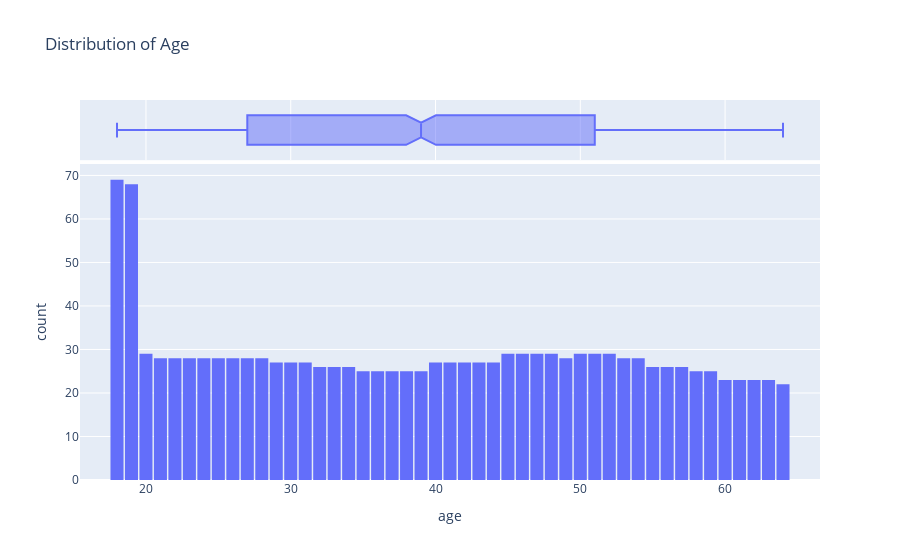

The notebook cell this image was saved under:
### Code cell
fig = px.histogram(medical_df,
                  x = 'age',
                  marginal = 'box',
                  nbins = 47,
                  title = 'Distribution of Age')
fig.update_layout(bargap = 0.1)
fig.show()

### Figure 1 — Plotly figure (JSON) as saved in the notebook; plotly's stock layout.template omitted (floating-point values rounded to 4 significant figures; data arrays with more than 128 entries replaced by an {"elided": "..."} marker saying what was removed)
{"data": [{"alignmentgroup": "True", "bingroup": "x", "hovertemplate": "age=%{x}<br>count=%{y}<extra></extra>", "legendgroup": "", "marker": {"color": "#636efa", "pattern": {"shape": ""}}, "name": "", "nbinsx": 47, "offsetgroup": "", "orientation": "v", "showlegend": false, "type": "histogram", "x": {"elided": "1338 int values"}, "xaxis": "x", "yaxis": "y"}, {"alignmentgroup": "True", "hovertemplate": "age=%{x}<extra></extra>", "legendgroup": "", "marker": {"color": "#636efa"}, "name": "", "notched": true, "offsetgroup": "", "showlegend": false, "type": "box", "x": {"elided": "1338 int values"}, "xaxis": "x2", "yaxis": "y2"}], "layout": {"bargap": 0.1, "barmode": "relative", "legend": {"tracegroupgap": 0}, "title": {"text": "Distribution of Age"}, "xaxis": {"anchor": "y", "domain": [0, 1], "title": {"text": "age"}}, "xaxis2": {"anchor": "y2", "domain": [0, 1], "matches": "x", "showgrid": true, "showticklabels": false}, "yaxis": {"anchor": "x", "domain": [0, 0.8316], "title": {"text": "count"}}, "yaxis2": {"anchor": "x2", "domain": [0.8416, 1], "matches": "y2", "showgrid": false, "showline": false, "showticklabels": false, "ticks": ""}}}
